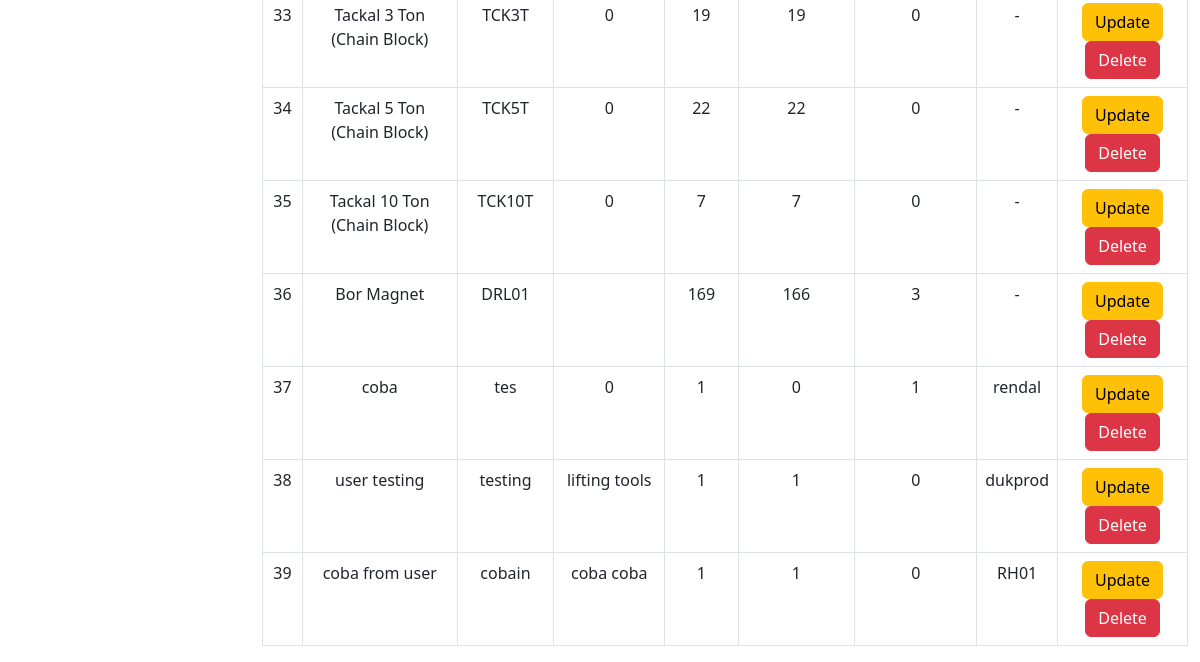
The page /alat_produksi.php (signed in, lower part) on the database as committed earlier.
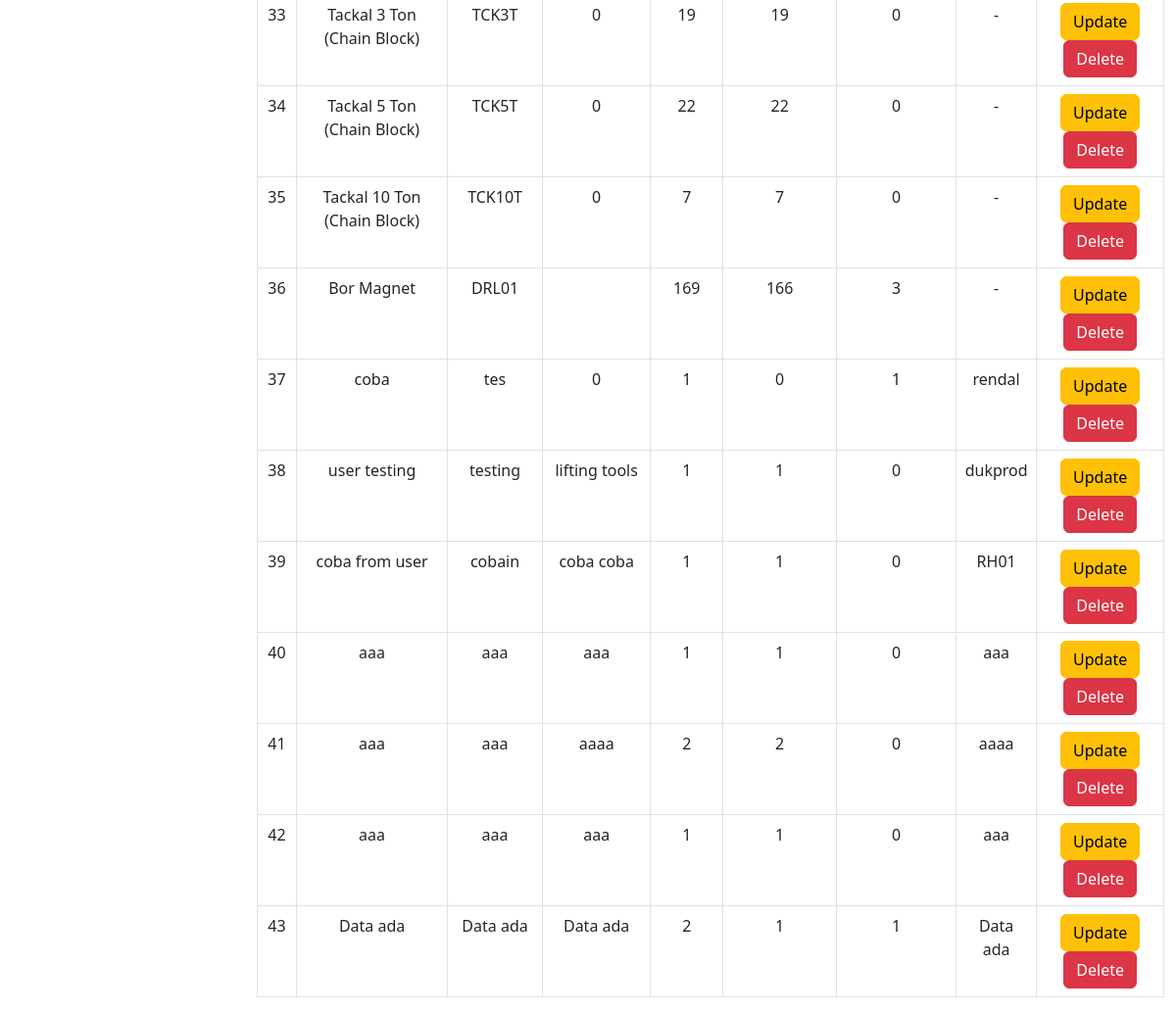
The same page on the database as committed later.
### tables this page shows
CREATE TABLE `alat_produksi` (
  `idbarang` int NOT NULL,
  `namabarang` varchar(512) NOT NULL,
  `kodebarang` varchar(100) NOT NULL,
  `kategoribarang` varchar(512) NOT NULL,
  `jumlah` int NOT NULL,
  `baik` int NOT NULL,
  `rusak` int NOT NULL,
  `lokasi` varchar(512) NOT NULL,
  `kategori_id` int NOT NULL
);

### alat_produksi.php (the view, shortened to what this page needs)
<?php
require 'controller/koneksi.php';
$query = "SELECT * FROM alat_produksi";
?>
<!DOCTYPE html>
<html lang="en">
<head>
    <link href="css/styles.css" rel="stylesheet" />
</head>
<br>
<br>
<body>
    <main id="main-content" class="<?= isset($_GET['sidebarClosed']) ? '' : 'main-with-sidebar' ?>">
        <br>
        <div class="container -fluid">
            <div class="card-mb-4">
                <br>
                <br>
                <br>
                <div class="card-body">
                    <div class="table table-responsive">
                        <table class="table table-bordered" id="dataTable" width="100" cellspacing="0">
                            <tbody>
                                <?php
                                $i = 1;
                                $ambilsemuadatabarang = mysqli_query($conn, $query);
                                while ($data = mysqli_fetch_array($ambilsemuadatabarang)) {
                                    $namabarang = $data['namabarang'];
                                    $kodebarang = $data['kodebarang'];
                                    $kategoribarang = $data['kategoribarang'];
                                    $jumlah = $data['jumlah'];
                                    $barangbaik = $data['baik'];
                                    $barangrusak = $data['rusak'];
                                    $lokasi = $data['lokasi'];
                                    $idb = $data['idbarang'];
                                ?>
                                    <tr>
                                        <td style="text-align: center;"><?= $i++ ?></td>
                                        <td style="text-align: center;"><?= $namabarang ?></td>
                                        <td style="text-align: center;"><?= $kodebarang ?></td>
                                        <td style="text-align: center;"><?= $kategoribarang ?></td>
                                        <td style="text-align: center;"><?= $jumlah ?></td>
                                        <td style="text-align: center;"><?= $barangbaik ?></td>
                                        <td style="text-align: center;"><?= $barangrusak ?></td>
                                        <td style="text-align: center;"><?= $lokasi ?></td>
                                        <td style="text-align: center;">
                                            <button type="button" class="btn btn-warning" data-bs-toggle="modal" data-bs-target="#edit<?= $idb; ?>">
                                                Update
                                            </button>
                                            <button type="button" class="btn btn-danger" data-bs-toggle="modal" data-bs-target="#delete<?= $idb; ?>">
                                                Delete
                                            </button>
                                        </td>
                                    </tr>
                                <?php
                                };
                                ?>
                            </tbody>
                        </table>
    </main>
</body>
</html>

Rows that differ between the two databases and show on the page:
added alat_produksi: namabarang "aaa", kodebarang "aaa", kategoribarang "aaa", jumlah "1", baik "1", rusak "0", lokasi "aaa"
added alat_produksi: namabarang "aaa", kodebarang "aaa", kategoribarang "aaaa", jumlah "2", baik "2", rusak "0", lokasi "aaaa"
added alat_produksi: namabarang "aaa", kodebarang "aaa", kategoribarang "aaa", jumlah "1", baik "1", rusak "0", lokasi "aaa"
added alat_produksi: namabarang "Data ada", kodebarang "Data ada", kategoribarang "Data ada", jumlah "2", baik "1", rusak "1", lokasi "Data ada"
